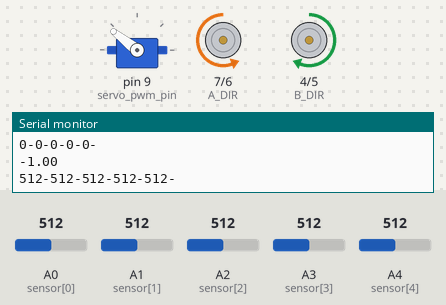
The sketch below on a simulated Arduino Uno, built with avr-gcc and run on an emulated ATmega328P. Parts: servo, direction and speed pins drawn as motors (green arrow = direction pin HIGH = forward, orange = LOW = backward, longer = more drive), the last lines printed to the serial monitor. The test bench sets the inputs (shaded band); at power-on: A0 (sensor[0]) = 512, A1 (sensor[1]) = 512, A2 (sensor[2]) = 512, A3 (sensor[3]) = 512, A4 (sensor[4]) = 512.

Above: at 1.2 s.
1.3 s: A0 (sensor[0]) set to 484
At 1.6 s:
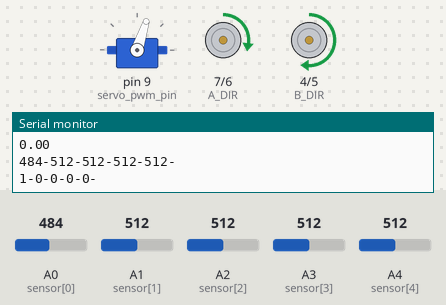
2.8 s: A1 (sensor[1]) set to 489
At 3.8 s:
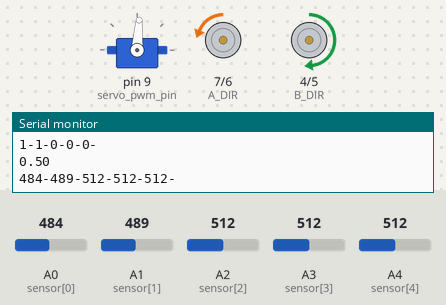
4.3 s: A0 (sensor[0]) set to 510
At 4.9 s:
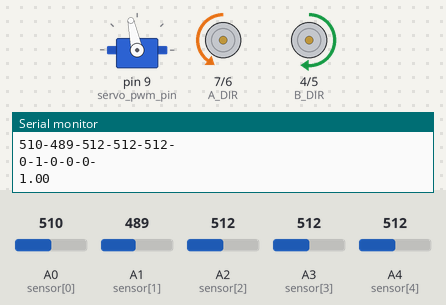
5.8 s: A2 (sensor[2]) set to 490
At 7.0 s:
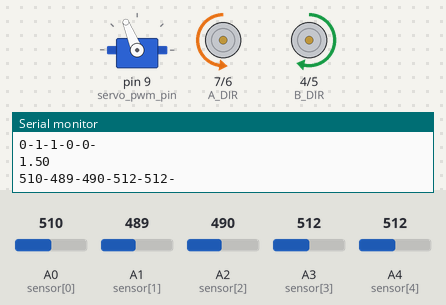
7.3 s: A2 (sensor[2]) set to 510
At 8.5 s:
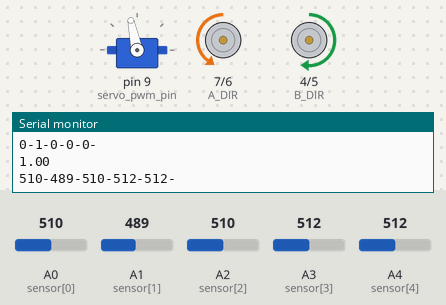
8.8 s: A2 (sensor[2]) set to 306
At 9.6 s:
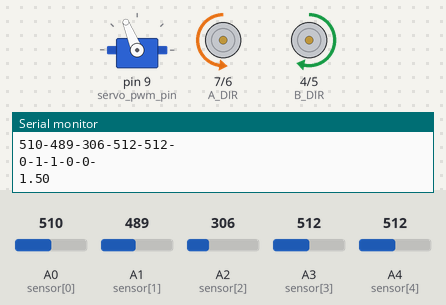
Timing chart, 0 to 11.3 s (numbered marks = the images above; inputs shaded):
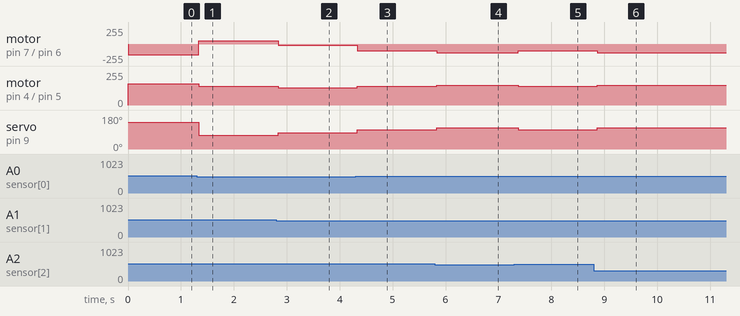

The sketch:

tracing_car.ino
```cpp
#include "car.hpp"
Car car;
void setup()
{
    car.start();
    Serial.begin(9600); // 打开串口，设置波特率为9600 bps
}

void loop()
{
    //car.run_without_tracing();
    car.run_with_tracing();
    //car.motor_direction();
    //car.servo_test();
    delay(10);
}
```

car.hpp
```cpp
#include <Servo.h>
class Sensor {
private:
  const int sensor[5] = {A0, A1, A2, A3, A4};
  const int threshold = 500;
  int sensorReading[5];
  int flag = 0;
  int sensor_result[5];
  float position;
  void read() {
    int cnt = 0;
    for (int i = 0; i < 5; i++) {
      sensorReading[i] = analogRead(sensor[i]);
      Serial.print(sensorReading[i]);
      Serial.print('-');

      if (sensorReading[i] < threshold) {
        // 小于阈值，则黑线在灰度传感器下方，result为1
        sensor_result[i] = 1;
        cnt++;
      } else {
        sensor_result[i] = 0;
      }
    }
    Serial.println();

    for (int i = 0; i < 5; i++) {
      Serial.print(sensor_result[i]);
      Serial.print('-');
    }
    Serial.println();

    if (cnt == 0 || cnt > 2) {
      flag = -1;
    }
    // 未检测到黑线或者有3个以上的黑线
    if (cnt == 1) {
      for (int i = 0; i < 5; i++) {
        if (sensor_result[i]) {
          position = i;
        }
      }
      flag = 1;
    }
    if (cnt == 2) {
      bool flag2 = 0;
      for (int i = 0; i < 4; i++) {
        if (sensor_result[i] == sensor_result[i + 1] && sensor_result[i] == 1) {
          flag2 = 1;
          position = i + 0.5;
        }
      }
      if (flag2) {
        flag = 1;
      } else {
        flag = -1;
        // 如果不相邻，则报错
      }
    }
  }

public:
  float getStatus() {
    read();
    if (flag == -1) {
      return -1;
    } else {
      return position;
    }
  }
};

class Motor {
private:
  // A组电机驱动
  const int A_PWM = 6; // 控制速度
  const int A_DIR = 7; // 控制方向
  // B组电机驱动
  const int B_PWM = 5; // 控制速度
  const int B_DIR = 4; // 控制方向

  const int servo_pwm_pin = 9;

  const int offset = 140; // 舵机的零点

  // 在这辆小车上，默认A：LOW，B：HIGH
  const int dir_A = 0;
  const int dir_B = 1;
  Servo servo;

  // A组电机驱动控制函数
  void A_Motor(int dir, int speed) {
    digitalWrite(A_DIR, dir);
    analogWrite(A_PWM, speed);
  }

  // B组电机驱动控制函数
  void B_Motor(int dir, int speed) {
    digitalWrite(B_DIR, dir);
    analogWrite(B_PWM, speed);
  }

public:
  void init() {
    pinMode(A_DIR, OUTPUT);
    pinMode(A_PWM, OUTPUT);
    pinMode(B_DIR, OUTPUT);
    pinMode(B_PWM, OUTPUT); // 全部都设置为输出
    servo.attach(servo_pwm_pin);
  }
  void run_Motor(const int A_speed, const int B_speed, const int dir_A,
                 const int dir_B) {
    // 注意电机旋转方向,两者可能不一致
    // 转向时使AB电机转速不同以辅助转向
    A_Motor(dir_A, A_speed);
    B_Motor(dir_B, B_speed);
  }

  void turn_ctrl(const int Aspeed, const int Bspeed, const int angle,
                 int mode) {
    servo.write(offset + angle);
    // 在这辆车上，A是右轮，B是左轮
    switch (mode) {
    case 0:
      // 默认模式
      run_Motor(Aspeed, Bspeed, dir_A, dir_B);
      break;
    case 1:
      // 极限左转，左电机反转
      run_Motor(Aspeed, Bspeed, dir_A, !dir_B);
      break;
    case 2:
      // 极限右转，右电机反转
      run_Motor(Aspeed, Bspeed, !dir_A, dir_B);
      break;
    case 3:
      // 倒车(试验)
      run_Motor(Aspeed, Bspeed, !dir_A, !dir_B);
      break;
    }
  }

  void straight() {
    run_Motor(150, 150, dir_A, dir_B);
    servo.write(offset);
  }

  void stop() {
    run_Motor(0, 0, dir_A, dir_B);
    servo.write(offset);
  }
};

class Car : private Sensor, private Motor {
public:
  int last_status = 4;

  void start() { Motor::init(); }

  void tracing_adjust(int state) {
    // 分段调控函数，这里只考虑检测正确的情况
    const int R = -1;
    const int L = 1;
    // 12/25换了新舵机，好像角度不一样
    // A_Motor为右轮，B_Motor为左轮
    const int Aspeed_0to3[4] = {50, 20, 100, 130};
    const int Bspeed_0to3[4] = {140, 130, 140, 150};
    const int angle_0to3[4] = {68, 54, 38, 28};
    // 上面是右转，角度需要大一点，但是最大别超过54了，以免损伤舵机

    const int Aspeed_5to8[4] = {105, 120, 135, 155};
    const int Bspeed_5to8[4] = {95, 100, 120, 130};
    const int angle_5to8[4] = {48, 38, 28, 18};
    const int STR[2] = {160, 160};
    // 电机最大速度可以到250
    switch (state) {
    case 0:
      // 0,黑线在左，需右转
      // 极限转弯，右轮反转
      Motor::turn_ctrl(Aspeed_0to3[0], Bspeed_0to3[0], R * angle_0to3[0], 2);
      last_status = 0;
      break;
    case 1:
      // 0.5
      Motor::turn_ctrl(Aspeed_0to3[1], Bspeed_0to3[1], R * angle_0to3[1], 0);
      last_status = 1;
      break;
    case 2:
      // 1
      Motor::turn_ctrl(Aspeed_0to3[2], Bspeed_0to3[2], R * angle_0to3[2], 0);
      last_status = 2;
      break;
    case 3:
      // 1.5
      Motor::turn_ctrl(Aspeed_0to3[3], Bspeed_0to3[3], R * angle_0to3[3], 0);
      last_status = 3;
      break;
    case 4:
      // 2,黑线在中
      Motor::turn_ctrl(STR[0], STR[1], 2, 0);
      last_status = 4;
      break;
    case 5:
      // 2.5,黑线在右，需左转
      Motor::turn_ctrl(Aspeed_5to8[3], Bspeed_5to8[3], L * angle_5to8[3], 0);
      last_status = 5;
      break;
    case 6:
      // 3,黑线在右，需左转
      Motor::turn_ctrl(Aspeed_5to8[2], Bspeed_5to8[2], L * angle_5to8[2], 0);
      last_status = 6;
      break;
    case 7:
      // 3.5,黑线在右，需左转
      Motor::turn_ctrl(Aspeed_5to8[1], Bspeed_5to8[1], L * angle_5to8[1], 0);
      last_status = 7;
      break;
    case 8:
      // 4,黑线在右，需左转
      // 12/25测试后发现极限左转不需要反转
      Motor::turn_ctrl(Aspeed_5to8[0], Bspeed_5to8[0], L * angle_5to8[0], 0);
      last_status = 8;
      break;
    }
  }

  void run_with_tracing() {
    float status = Sensor::getStatus();
    Serial.println(status);
    int state = static_cast<int>(2 * status);
    if (state != -2) {
      tracing_adjust(state);
    } else {
      // 处理错误情况
      tracing_adjust(last_status);
    }
  }

  void run_without_tracing() { Motor::straight(); }

  void servo_test() {
    const int L = -1;
    const int R = 1;
    Motor::turn_ctrl(75, 0, L * 20, 0);
    // 向右转，输入-参数
    delay(1500);
    Motor::turn_ctrl(0, 75, R * 20, 0);
    // 向左转，输入+参数
    delay(3000);
  }

  void motor_direction() { Motor::turn_ctrl(120, 130, 0, 1); }
};
```

Measured:
- the behaviour switches between 500 and 499 on A0 (sensor[0]) (found by bisection; images 0 and 1)
- the behaviour switches between 500 and 499 on A1 (sensor[1]) (found by bisection; images 1 and 2)
- after the input at 1.3 s, motor on pin 7 (A_DIR) / pin 6 (A_PWM): backward 160/255 → forward 50/255 at once; motor on pin 4 (B_DIR) / pin 5 (B_PWM): forward 160/255 → forward 140/255 at once; servo on pin 9 (servo_pwm_pin): 142° → 72° at once
- after the input at 2.8 s, motor on pin 7 (A_DIR) / pin 6 (A_PWM): forward 50/255 → backward 20/255 at once; motor on pin 4 (B_DIR) / pin 5 (B_PWM): forward 140/255 → forward 130/255 at once; servo on pin 9 (servo_pwm_pin): 72° → 86° at once
- after the input at 4.3 s, motor on pin 7 (A_DIR) / pin 6 (A_PWM): backward 20/255 → backward 100/255 at once; motor on pin 4 (B_DIR) / pin 5 (B_PWM): forward 130/255 → forward 140/255 at once; servo on pin 9 (servo_pwm_pin): 86° → 102° at once
- after the input at 5.8 s, motor on pin 7 (A_DIR) / pin 6 (A_PWM): backward 100/255 → backward 130/255 at once; motor on pin 4 (B_DIR) / pin 5 (B_PWM): forward 140/255 → forward 150/255 at once; servo on pin 9 (servo_pwm_pin): 102° → 112° at once
- after the input at 7.3 s, motor on pin 7 (A_DIR) / pin 6 (A_PWM): backward 130/255 → backward 100/255 after 0.07 s; motor on pin 4 (B_DIR) / pin 5 (B_PWM): forward 150/255 → forward 140/255 after 0.07 s; servo on pin 9 (servo_pwm_pin): 112° → 102° after 0.07 s
- after the input at 8.8 s, motor on pin 7 (A_DIR) / pin 6 (A_PWM): backward 100/255 → backward 130/255 after 0.07 s; motor on pin 4 (B_DIR) / pin 5 (B_PWM): forward 140/255 → forward 150/255 after 0.07 s; servo on pin 9 (servo_pwm_pin): 102° → 112° after 0.07 s
